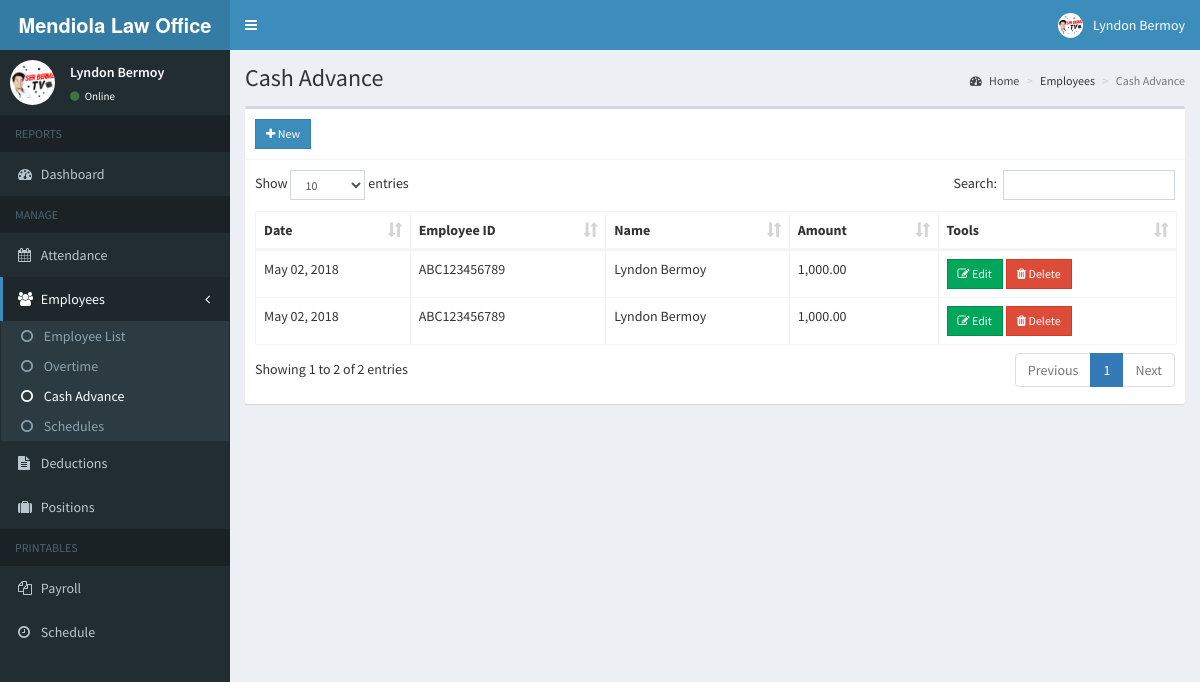
The page /onlinepayrollphp/admin/cashadvance.php (signed in) on the database its author committed.
### tables this page shows
CREATE TABLE `cashadvance` (
  `id` int(11) NOT NULL,
  `date_advance` date NOT NULL,
  `employee_id` varchar(15) NOT NULL,
  `amount` double NOT NULL
);

CREATE TABLE `employees` (
  `id` int(11) NOT NULL,
  `employee_id` varchar(15) NOT NULL,
  `firstname` varchar(50) NOT NULL,
  `lastname` varchar(50) NOT NULL,
  `address` text NOT NULL,
  `birthdate` date NOT NULL,
  `contact_info` varchar(100) NOT NULL,
  `gender` varchar(10) NOT NULL,
  `position_id` int(11) NOT NULL,
  `schedule_id` int(11) NOT NULL,
  `photo` varchar(200) NOT NULL,
  `created_on` date NOT NULL
);

### onlinepayrollphp/admin/includes/session.php (called while the page is built, shortened)
<?php
	include 'includes/conn.php';
	$sql = "SELECT * FROM admin WHERE id = '".$_SESSION['admin']."'";
	$query = $conn->query($sql);
	$user = $query->fetch_assoc();
?>

### onlinepayrollphp/admin/cashadvance.php (the view, shortened to what this page needs)
<?php include 'includes/session.php'; ?>
<?php include 'includes/header.php'; ?>
<body class="hold-transition skin-blue sidebar-mini">
<div class="wrapper">
  <?php include 'includes/navbar.php'; ?>
  <?php include 'includes/menubar.php'; ?>
  <div class="content-wrapper">
    <section class="content-header">
      <h1>
        Cash Advance
      </h1>
      <ol class="breadcrumb">
        <li><a href="#"><i class="fa fa-dashboard"></i> Home</a></li>
        <li>Employees</li>
        <li class="active">Cash Advance</li>
      </ol>
    </section>
    <section class="content">
      <div class="row">
        <div class="col-xs-12">
          <div class="box">
            <div class="box-header with-border">
              <a href="#addnew" data-toggle="modal" class="btn btn-primary btn-sm btn-flat"><i class="fa fa-plus"></i> New</a>
            </div>
            <div class="box-body">
              <table id="example1" class="table table-bordered">
                <thead>
                  <th>Date</th>
                  <th>Employee ID</th>
                  <th>Name</th>
                  <th>Amount</th>
                  <th>Tools</th>
                </thead>
                <tbody>
                  <?php
                    $sql = "SELECT *, cashadvance.id AS caid, employees.employee_id AS empid FROM cashadvance LEFT JOIN employees ON employees.id=cashadvance.employee_id ORDER BY date_advance DESC";
                    $query = $conn->query($sql);
                    while($row = $query->fetch_assoc()){
                      echo "
                        <tr>
                          <td class='hidden'></td>
                          <td>".date('M d, Y', strtotime($row['date_advance']))."</td>
                          <td>".$row['empid']."</td>
                          <td>".$row['firstname'].' '.$row['lastname']."</td>
                          <td>".number_format($row['amount'], 2)."</td>
                          <td>
                            <button class='btn btn-success btn-sm edit btn-flat' data-id='".$row['caid']."'><i class='fa fa-edit'></i> Edit</button>
                            <button class='btn btn-danger btn-sm delete btn-flat' data-id='".$row['caid']."'><i class='fa fa-trash'></i> Delete</button>
                          </td>
                        </tr>
                      ";
                    }
                  ?>
                </tbody>
              </table>
            </div>
          </div>
        </div>
      </div>
    </section>
  </div>
</div>
</body>
</html>

### onlinepayrollphp/admin/includes/navbar.php (shortened to what this page needs)
<header class="main-header">
    <a href="index2.html" class="logo">
      <span class="logo-lg"><b>Mendiola Law Office</b></span>
    </a>
    <nav class="navbar navbar-static-top">
      <a href="#" class="sidebar-toggle" data-toggle="push-menu" role="button">
      </a>
      <div class="navbar-custom-menu">
        <ul class="nav navbar-nav">
          <li class="dropdown user user-menu">
            <a href="#" class="dropdown-toggle" data-toggle="dropdown">
              <img src="<?php echo (!empty($user['photo'])) ? '../images/'.$user['photo'] : '../images/profile.jpg'; ?>" class="user-image" alt="User Image">
              <span class="hidden-xs"><?php echo $user['firstname'].' '.$user['lastname']; ?></span>
            </a>
          </li>
        </ul>
      </div>
    </nav>
  </header>

### onlinepayrollphp/admin/includes/menubar.php
<aside class="main-sidebar">
    <section class="sidebar">
      <div class="user-panel">
        <div class="pull-left image">
          <img src="<?php echo (!empty($user['photo'])) ? '../images/'.$user['photo'] : '../images/profile.jpg'; ?>" class="img-circle" alt="User Image">
        </div>
        <div class="pull-left info">
          <p><?php echo $user['firstname'].' '.$user['lastname']; ?></p>
          <a><i class="fa fa-circle text-success"></i> Online</a>
        </div>
      </div>
      <ul class="sidebar-menu" data-widget="tree">
        <li class="header">REPORTS</li>
        <li class=""><a href="home.php"><i class="fa fa-dashboard"></i> <span>Dashboard</span></a></li>
        <li class="header">MANAGE</li>
        <li><a href="attendance.php"><i class="fa fa-calendar"></i> <span>Attendance</span></a></li>
        <li class="treeview">
          <a href="#">
            <i class="fa fa-users"></i>
            <span>Employees</span>
            <span class="pull-right-container">
              <i class="fa fa-angle-left pull-right"></i>
            </span>
          </a>
          <ul class="treeview-menu">
            <li><a href="employee.php"><i class="fa fa-circle-o"></i> Employee List</a></li>
            <li><a href="overtime.php"><i class="fa fa-circle-o"></i> Overtime</a></li>
            <li><a href="cashadvance.php"><i class="fa fa-circle-o"></i> Cash Advance</a></li>
            <li><a href="schedule.php"><i class="fa fa-circle-o"></i> Schedules</a></li>
          </ul>
        </li>
        <li><a href="deduction.php"><i class="fa fa-file-text"></i> Deductions</a></li>
        <li><a href="position.php"><i class="fa fa-suitcase"></i> Positions</a></li>
        <li class="header">PRINTABLES</li>
        <li><a href="payroll.php"><i class="fa fa-files-o"></i> <span>Payroll</span></a></li>
        <li><a href="schedule_employee.php"><i class="fa fa-clock-o"></i> <span>Schedule</span></a></li>
      </ul>
    </section>
  </aside>

### rows shown on the page
cashadvance: date_advance "May 02, 2018", employee.employee_id "ABC123456789", employee.firstname "Lyndon", employee.lastname "Bermoy", amount "1,000.00"
cashadvance: date_advance "May 02, 2018", employee.employee_id "ABC123456789", employee.firstname "Lyndon", employee.lastname "Bermoy", amount "1,000.00"

### other values the page prints
$user['firstname'] "Lyndon"
$user['lastname'] "Bermoy"
